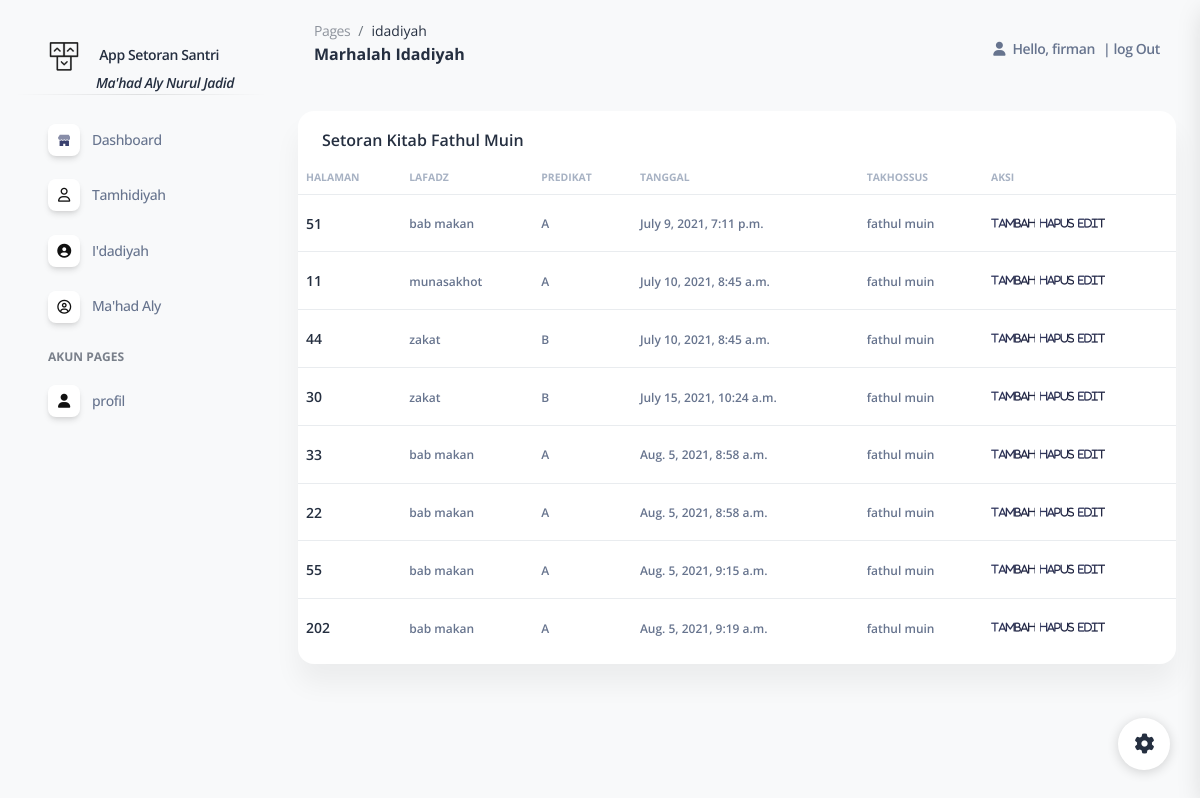
The page /strmuin/7 (signed in) on the database its author committed.
### appstor/models.py (models this page shows, shortened)
class Santri(models.Model):
    jenis={
        ('laki-laki','laki-laki'),
        ('perempuan','perempuan')
     }
    statusp={
        ('siswa','siswa'),
        ('mahasiswa','mahasiswa'),
        ('salaf','salaf')
     }
    marhalah={
        ('Tamhidiyah','Tamhidiyah'),
        ('Idadiyah','Idadiyah'),
        ('Mahad Aly','Mahad Aly'),
     }
    jns={
        ('nubzah','nubzah'),
        ('fathul qorib','fathul qorib'),
        ('fathul muin','fathul muin'),
        ('faroid','faroid'),
        ('arudl','arudl'),
        ('mantiq','mantiq'),
        ('balaghoh','balaghoh'),
        ('qowaid fiqh','qowaid fiqh'),
        ('usul fiqh','usul fiqh'),
     }
    nama = models.CharField(max_length=200, blank=False, null=True)
    alamat = models.CharField( max_length=200, blank=True, null=True)
    status = models.CharField(choices=statusp, max_length=200, blank=True, null=True)
    jk = models.CharField(choices=jenis, max_length=20, blank=True, null=True)
    marhalah= models.CharField(choices=marhalah, max_length=30, blank=True, null=True)
    takhossus = models.CharField(choices=jns, max_length=30, blank=True, null=True)

class Setoran(models.Model):
    nilai={
        ('A','A'),
        ('B','B'),
        ('C','C'),
    }
    nama = models.ForeignKey(Santri, null=True, on_delete=models.SET_NULL)
    takhossus = models.ForeignKey(Takhossus, null=True, on_delete=models.SET_NULL)
    hal = models.CharField(max_length=3, blank=True, null=True)
    lafadz = models.CharField(max_length=200, blank=True, null=True)
    tanggal = models.DateTimeField(auto_now_add=True, null=True)
    predikat = models.CharField(choices=nilai, max_length=30, blank=True, null=True)
    ustadz = models.ForeignKey(Asatidz, blank=True, null=True, on_delete=models.SET_NULL)

class Takhossus(models.Model):
    jns={
        ('nubzah','nubzah'),
        ('fathul qorib','fathul qorib'),
        ('fathul muin','fathul muin'),
        ('faroid','faroid'),
        ('Arudl','Arudl'),
        ('mantiq','mantiq'),
        ('balaghoh','balaghoh'),
        ('qowaid','qowaid'),
        ('usul','usul'),
     }
    tkh = models.CharField(choices=jns, max_length=30, blank=True, null=True)
    def __str__(self):
       return self.tkh

### appstor/views.py (the view)
@login_required(login_url='login')
def strmuin(request,wd):
    s = Santri.objects.get(id=wd)
    mbahss = s.setoran_set.all()
    j = mbahss.filter(takhossus ='4')
    if request.method == 'POST':
        formsimpan = Setorank(request.POST)
    context = {
        'judul' : 'Marhalah Idadiyah',
        'menu': 'muin',
        'page': 'idadiyah',
        'datasetorsantria': j,
    }
    return render(request, 'crud/viewmuin.html', context)

### appstor/templates/crud/viewmuin.html
{% extends "data/main.html" %}
{% block content %}
{% load static %}
<div class="container-fluid">
    <div class="row mt-3">
        <div class="col-12">
            <div class="card mb-4">
                <div class="ms-4 mt-3  pe-md-3 d-flex align-items-center">
                    <div class="me-md- w-25">
                        <h6>Setoran Kitab Fathul Muin </h6>
                    </div>
                </div>
                <div class="card-body px-0 pt-0 pb-2">
                    <div class="table-responsive p-0">
                        <table class="table align-items-center justify-content-center mb-0">
                            <thead>
                                <tr>
                                        <td
                                        class="text-uppercase text-secondary text-xxs font-weight-bolder  opacity-7 me-sm-1 ps-2">
                                        halaman</td>
                                        <td
                                        class="text-uppercase text-secondary text-xxs font-weight-bolder opacity-7 ps-2">
                                        lafadz</td>
                                    <td
                                        class="text-uppercase text-secondary text-xxs font-weight-bolder opacity-7 ps-2">
                                        predikat</td>
                                    <td
                                        class="text-uppercase text-secondary text-xxs font-weight-bolder  opacity-7 me-sm-1 ps-2">
                                        tanggal</td>
                                        <td
                                        class="text-uppercase text-secondary text-xxs font-weight-bolder  opacity-7 me-sm-1 ps-2">
                                        takhossus</td>
                                    <td
                                        class="text-uppercase text-secondary text-xxs font-weight-bolder  opacity-7 ps-2">
                                        aksi</td>
                                </tr>
                            </thead>
                            <tbody>
                                {% for dataqrb in datasetorsantria %}
                                <tr>
                                    <td>
                                        <div class="d-flex px-0">
                                            <div class="my-auto">
                                                <h6 class="mb-0 text-sm"> {{ dataqrb.hal }}</h6>
                                            </div>
                                        </div>
                                    </td>
                                    <td>
                                        <span class="text-xs font-weight-bold"> {{ dataqrb.lafadz }}</span>
                                    </td>
                                    <td>
                                        <span class="text-xs font-weight-bold"> {{ dataqrb.predikat }}</span>
                                    </td>
                                    <td>
                                        <span class="text-xs font-weight-bold"> {{ dataqrb.tanggal }}</span>
                                    </td>
                                    <td> <span class="text-xs font-weight-bold"> {{ dataqrb.takhossus }}</span></td>
                                    <td class="align-items-center">
                                        <div class="ms-sm-0">
                                            <a class="btn btn-link text-dark text-gradient px-0 mb-0"
                                                href=" {% url 'setormuin' dataqrb.id  %}"><i class="fa fa-view text-xxs me-0"
                                                    aria-hidden="true">Tambah</i></a>
                                                    <a class="btn btn-link text-dark text-gradient px-0 mb-0"
                                                    href=" {% url 'delete_setor' dataqrb.id  %}"><i
                                                        class="fa fa-view text-xxs me-0" aria-hidden="true">hapus</i></a>
                                                        <a class="btn btn-link text-dark text-gradient px-0 mb-0"
                                                        href=" {% url 'editmuin' dataqrb.id  %}"><i
                                                            class="fa fa-view text-xxs me-0" aria-hidden="true">edit</i></a>
                                        </div>
                                    </td>
                                </tr>
                                </tr>{% endfor %}
                            </tbody>
                        </table>
                    </div>
                </div>
            </div>
        </div>
    </div>
</div>
{% endblock content %}

### appstor/templates/data/navbar.html (shortened to what this page needs)
{% load static %}
<!DOCTYPE html>
<html lang="en">
    <nav class="navbar navbar-main navbar-expand-lg px-0 mx-4 shadow-none border-radius-xl" id="navbarBlur" navbar-scroll="true">
        <div class="container-fluid py-1 px-3">
          <nav aria-label="breadcrumb">
            <ol class="breadcrumb bg-transparent mb-0 pb-0 pt-1 px-0 me-sm-6 me-5">
              <li class="breadcrumb-item text-sm"><a class="opacity-5 text-dark" href="javascript:;">Pages</a></li>
              <li class="breadcrumb-item text-sm text-dark active" aria-current="page">{{ page}}</li>
            </ol>
            <h6 class="font-weight-bolder mb-lg-3">{{ judul }}</h6>
          </nav>
          <div class="collapse navbar-collapse mt-sm-0 mt-2 me-md-0 me-sm-4" id="navbar">
            <ul class="navbar-nav  justify-content-end">
                <li class="nav-item d-flex align-items-center">
                    <a href="javascript:;" class="nav-link text-body font-weight-bold px-0">
                        <i class="fa fa-user me-sm-1"></i>
                        <span class="me-2 d-sm-inline d-none">Hello, {{ request.user }}</span>
                    </a>
                </li>
                {% if user.is_authenticated %}
                <li class="nav-item  d-flex align-items-center">
                    <a href="{% url 'logout' %}" class="nav-link text-body font-weight-bold px-0">
                    |
                        <span class="d-sm-inline M17 d-none">log Out</span>
                    </a>
                </li>
                {% endif %}
            </ul>
        </div>
    </div>
</nav>
</html>

### rows shown on the page
Santri: marhalah "idadiyah"
Setoran: hal "51", lafadz "bab makan", predikat "A", tanggal "July 9, 2021, 7:11 p.m.", takhossus "fathul muin"
Setoran: hal "11", lafadz "munasakhot", predikat "A", tanggal "July 10, 2021, 8:45 a.m.", takhossus "fathul muin"
Setoran: hal "44", lafadz "zakat", predikat "B", tanggal "July 10, 2021, 8:45 a.m.", takhossus "fathul muin"
Setoran: hal "30", lafadz "zakat", predikat "B", tanggal "July 15, 2021, 10:24 a.m.", takhossus "fathul muin"
Setoran: hal "33", lafadz "bab makan", predikat "A", tanggal "Aug. 5, 2021, 8:58 a.m.", takhossus "fathul muin"
Setoran: hal "22", lafadz "bab makan", predikat "A", tanggal "Aug. 5, 2021, 8:58 a.m.", takhossus "fathul muin"
Setoran: hal "55", lafadz "bab makan", predikat "A", tanggal "Aug. 5, 2021, 9:15 a.m.", takhossus "fathul muin"
Setoran: hal "202", lafadz "bab makan", predikat "A", tanggal "Aug. 5, 2021, 9:19 a.m.", takhossus "fathul muin"

### other values the page prints
{{ judul }} "Marhalah Idadiyah"
{{ request.user }} "firman"
